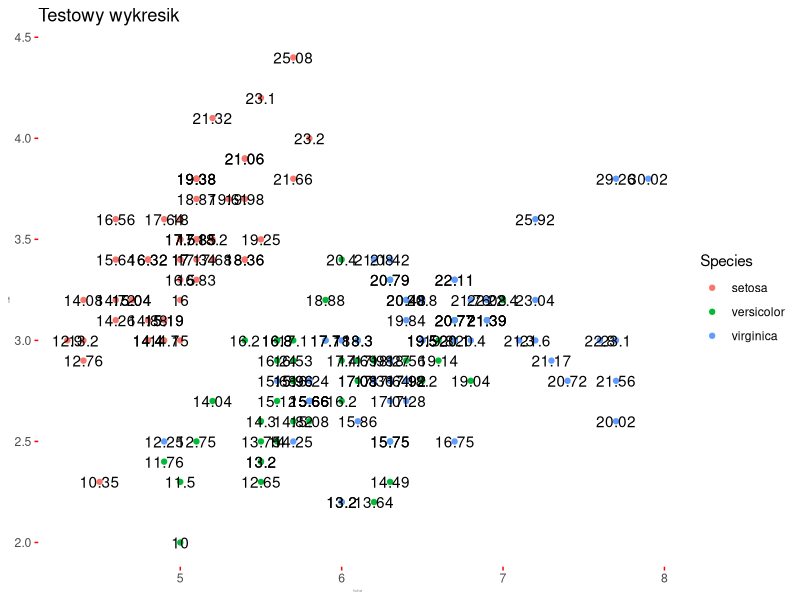

Source code (R):
if (!require(ggplot2)) install.packages('ggplot2')
library(ggplot2)

ggplot(iris, aes(x = Sepal.Length, y = Sepal.Width)) +
  geom_point(aes(color = Species)) +
  geom_text(aes(label = Sepal.Length * Sepal.Width)) +
  theme(panel.background = element_blank(),
        axis.title = element_text(size = 1),
        axis.ticks = element_line(colour = "red")) +
  labs(title = "Testowy wykresik")


